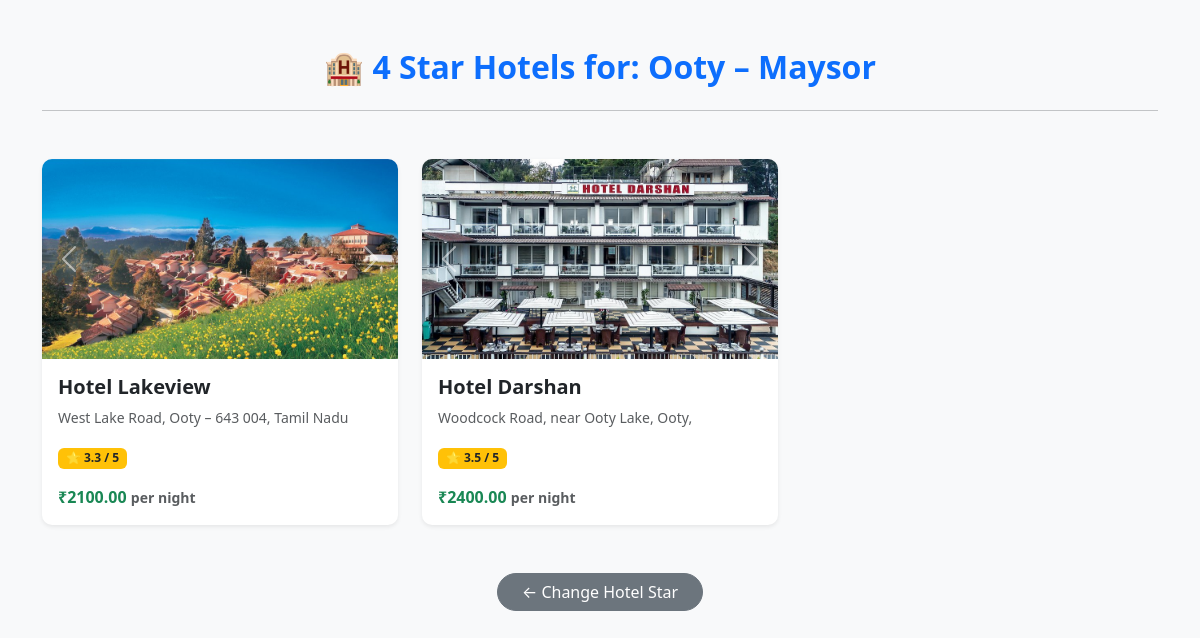
/Hotel/4star.php?pid=3, run on the app's committed database.
### tables this page shows
CREATE TABLE packages (
  id INT AUTO_INCREMENT PRIMARY KEY,
  title VARCHAR(255) NOT NULL,
  duration VARCHAR(100) NOT NULL,
  price DECIMAL(10,2) NOT NULL,
  type VARCHAR(50), 
  description TEXT,
  image VARCHAR(255)
);

CREATE TABLE `hotels` (
  `id` int(11) NOT NULL,
  `package_id` int(50) NOT NULL,
  `name` varchar(100) NOT NULL,
  `location` varchar(100) NOT NULL,
  `rating` float NOT NULL,
  `price` decimal(10,2) NOT NULL,
  `category` varchar(50) NOT NULL,
  `images` text NOT NULL,
  `description` text NOT NULL,
  `facilities` text NOT NULL,
  `food` text NOT NULL,
  `policy` text NOT NULL
);

### Hotel/4star.php (the view, shortened to what this page needs)
<?php
include("db.php");
$pid = intval($_GET['pid']);
$package_sql = mysqli_query($conn, "SELECT title FROM packages WHERE id=$pid");
$package = mysqli_fetch_assoc($package_sql);
$hotels_sql = mysqli_query($conn, "SELECT * FROM hotels WHERE package_id = $pid AND category='3 Star' ORDER BY price ASC");
?>
<!DOCTYPE html>
<html lang="en">
<head>
    <link href="bootstrap-5.3.7-dist/css/bootstrap.min.css" rel="stylesheet">
</head>
<body style="background-color: #f8f9fa;">
<div class="container my-5">
    <h2 class="text-center mb-4 text-primary fw-bold">🏨 4 Star Hotels for: <?php echo htmlspecialchars($package['title']); ?></h2>
    <hr class="mb-5">
    <div class="row g-4">
    <?php if(mysqli_num_rows($hotels_sql) > 0): ?>
        <?php while($hotel = mysqli_fetch_assoc($hotels_sql)): ?>
            <div class="col-md-4">
                <a href="hotel_detail.php?pid=<?php echo $pid; ?>&hid=<?php echo $hotel['id']; ?>" class="hotel-link">
                    <div class="card shadow-sm hotel-card h-100">
                        <?php
                        $images = explode(",", $hotel['images']);
                        ?>
<div id="carousel<?php echo $hotel['id']; ?>" class="carousel slide" data-bs-ride="carousel" data-bs-interval="3000">
  <div class="carousel-inner">
    <?php foreach($images as $index => $img):
        $active = ($index == 0) ? 'active' : '';
    ?>
      <div class="carousel-item <?php echo $active; ?>">
        <img src="Hotel/<?php echo trim($img); ?>" class="d-block w-100" style="height:200px; object-fit:cover; border-radius:10px 10px 0 0;">
      </div>
    <?php endforeach; ?>
  </div>
  <button class="carousel-control-prev" type="button" data-bs-target="#carousel<?php echo $hotel['id']; ?>" data-bs-slide="prev">
    <span class="carousel-control-prev-icon"></span>
  </button>
  <button class="carousel-control-next" type="button" data-bs-target="#carousel<?php echo $hotel['id']; ?>" data-bs-slide="next">
    <span class="carousel-control-next-icon"></span>
  </button>
</div>
                        <div class="card-body d-flex flex-column">
                            <h5 class="card-title text-dark fw-bold"><?php echo htmlspecialchars($hotel['name']); ?></h5>
                            <p class="card-text text-muted small"><i class="bi bi-geo-alt-fill"></i> <?php echo htmlspecialchars($hotel['location']); ?></p>
                            <p class="card-text">
                                <span class="badge bg-warning text-dark">⭐ <?php echo htmlspecialchars($hotel['rating']); ?> / 5</span>
                            </p>
                            <p class="card-text fw-bold text-success mt-auto">₹<?php echo htmlspecialchars($hotel['price']); ?> <small class="text-muted">per night</small></p>
                        </div>
                    </div>
                </a>
            </div>
        <?php endwhile; ?>
    <?php else: ?>
        <div class="alert alert-warning text-center w-100">No 4 Star Hotels available for this package yet.</div>
    <?php endif; ?>
    </div>
    <div class="text-center mt-5">
        <a href="book.php?pid=<?php echo $pid; ?>" class="btn btn-secondary rounded-pill px-4">← Change Hotel Star</a>
    </div>
</div>
</body>
</html>

### Hotel/4star.php (style rules this page uses)
.hotel-card img { height: 200px; object-fit: cover; border-radius: 10px 10px 0 0; }
.hotel-card { transition: transform 0.2s; border: none; border-radius: 10px; }
.hotel-link { text-decoration: none; color: inherit; }

### data on the page
packages: title "Ooty – Maysor"
hotels: name "Hotel Lakeview", location "West Lake Road, Ooty – 643 004, Tamil Nadu", rating "3.3", price "2100.00"
hotels: name "Hotel Darshan", location "Woodcock Road, near Ooty Lake, Ooty,", rating "3.5", price "2400.00"
